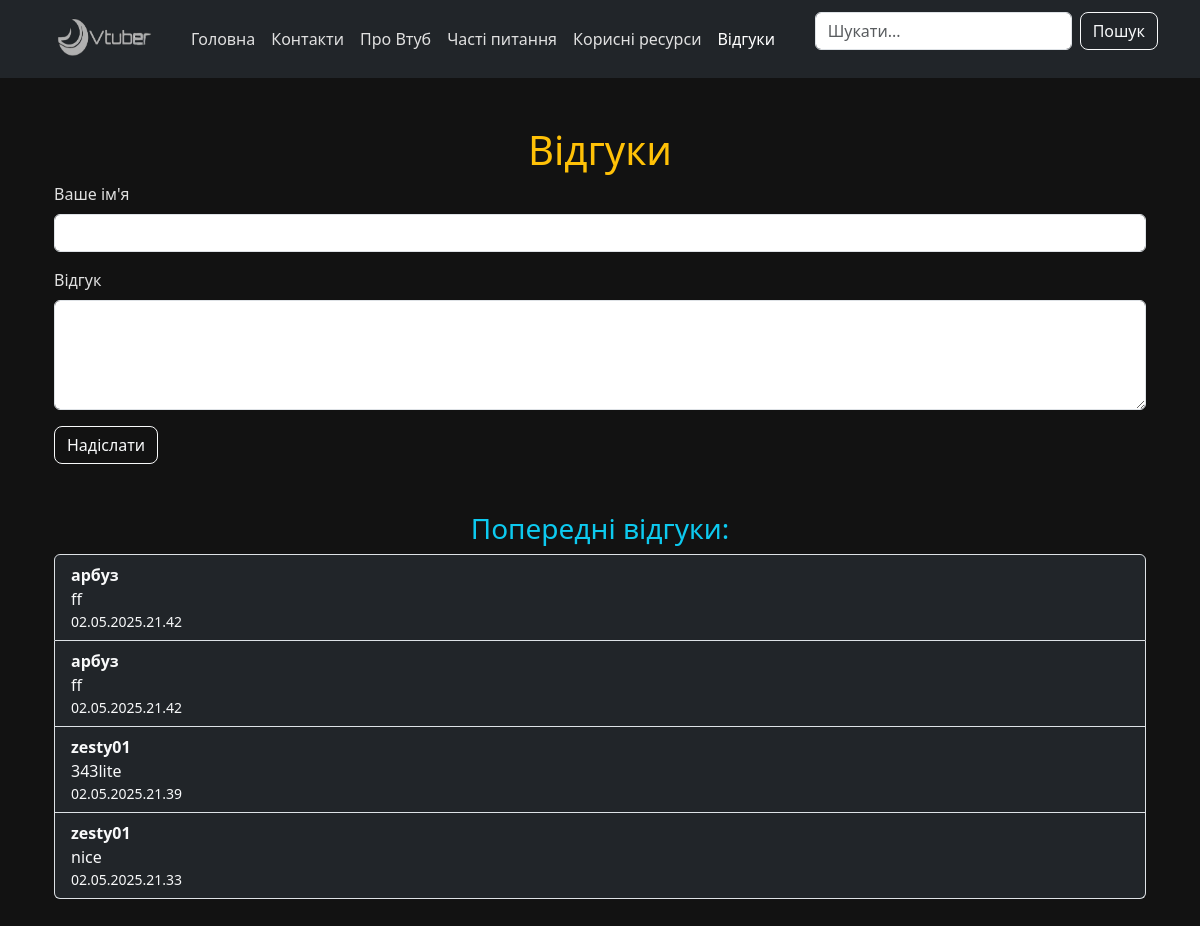
The app's page /reviews, older data.
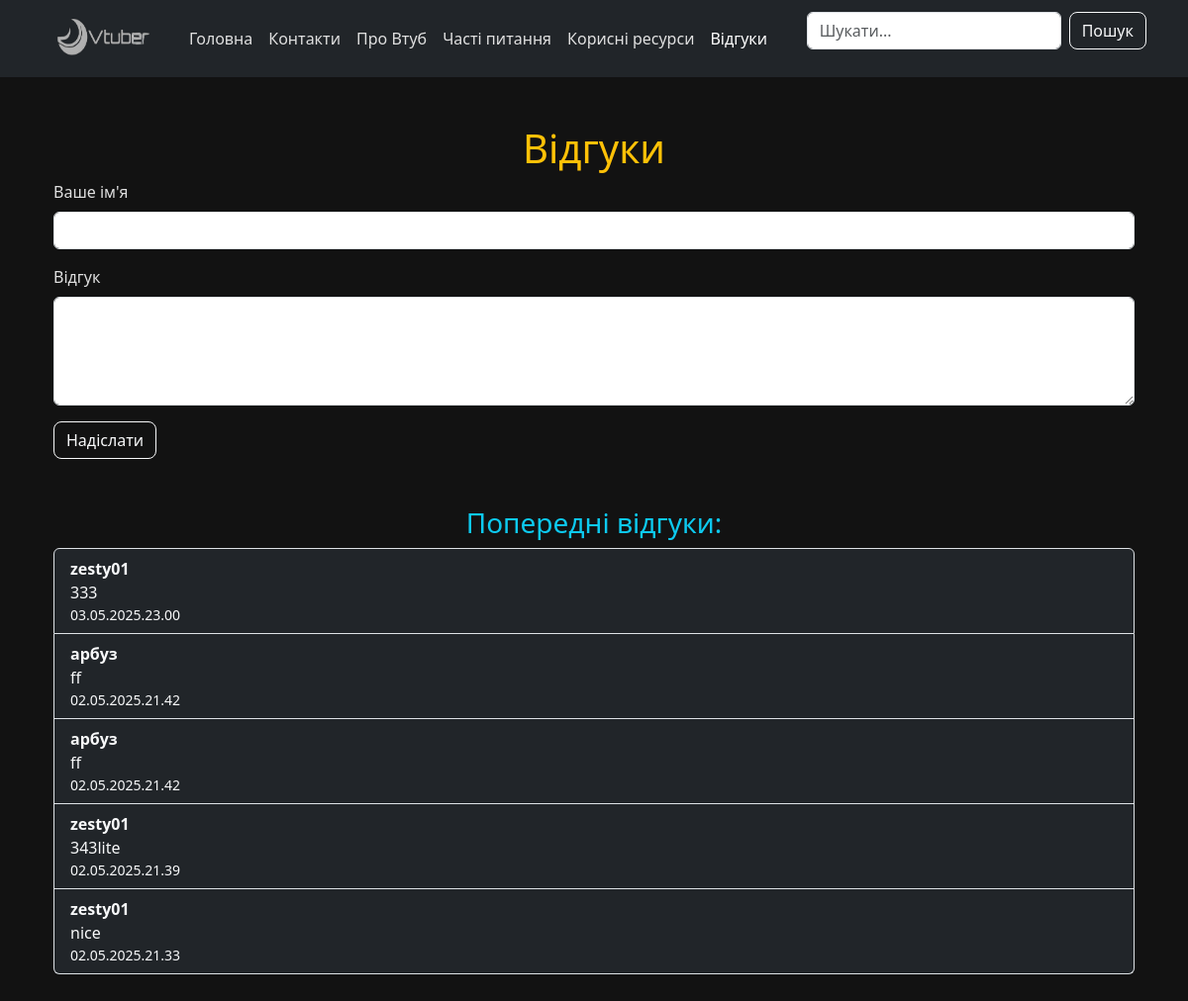
The same page, newer data.
### tables this page shows
CREATE TABLE "reviews" (
    id INTEGER PRIMARY KEY AUTOINCREMENT,
    author TEXT NOT NULL,
    text TEXT NOT NULL,
    created TEXT DEFAULT CURRENT_TIMESTAMP
);

### app.py (the view)
@app.route("/reviews", methods=["GET", "POST"])
def reviews_page():
    if request.method == "POST":
        username = request.form.get("username")
        message = request.form.get("message")
        if username and message:
            add_review(username, message)
    all_reviews = get_all_reviews()
    return render_template("reviews.html", reviews=all_reviews)

### app.py (called while the page is built)
@app.context_processor
def inject_request():
    return dict(request=request)

### sql_scripts.py (called while the page is built)
def get_all_reviews():
    conn = sqlite3.connect('ddd.db')
    cursor = conn.cursor()
    cursor.execute('SELECT author, text, created FROM reviews ORDER BY created DESC')
    reviews = cursor.fetchall()
    conn.close()
    return reviews

### templates/reviews.html
{% extends 'base.html' %}
{% block content %}
<div class="container py-4">
    <h1 class="text-warning text-center">Відгуки</h1>
    <form method="POST">
        <div class="mb-3">
            <label class="form-label">Ваше ім'я</label>
            <input type="text" name="username" class="form-control" required>
        </div>
        <div class="mb-3">
            <label class="form-label">Відгук</label>
            <textarea name="message" class="form-control" rows="4" required></textarea>
        </div>
        <button type="submit" class="btn btn-outline-light">Надіслати</button>
    </form>
    {% if reviews %}
    <div class="mt-5">
        <h3 class="text-info">Попередні відгуки:</h3>
        <ul class="list-group">
            {% for review in reviews %}
            <li class="list-group-item bg-dark text-light">
                <strong>{{ review[0] }}</strong><br>{{ review[1] }}<br>
                <small class="text-light">{{ review[2] }}</small>
            </li>
            {% endfor %}
        </ul>
    </div>
    {% endif %}
</div>
{% endblock %}

Row changes from the older to the newer data that the page shows:
added reviews: author "zesty01", text "333", created "03.05.2025.23.00"
